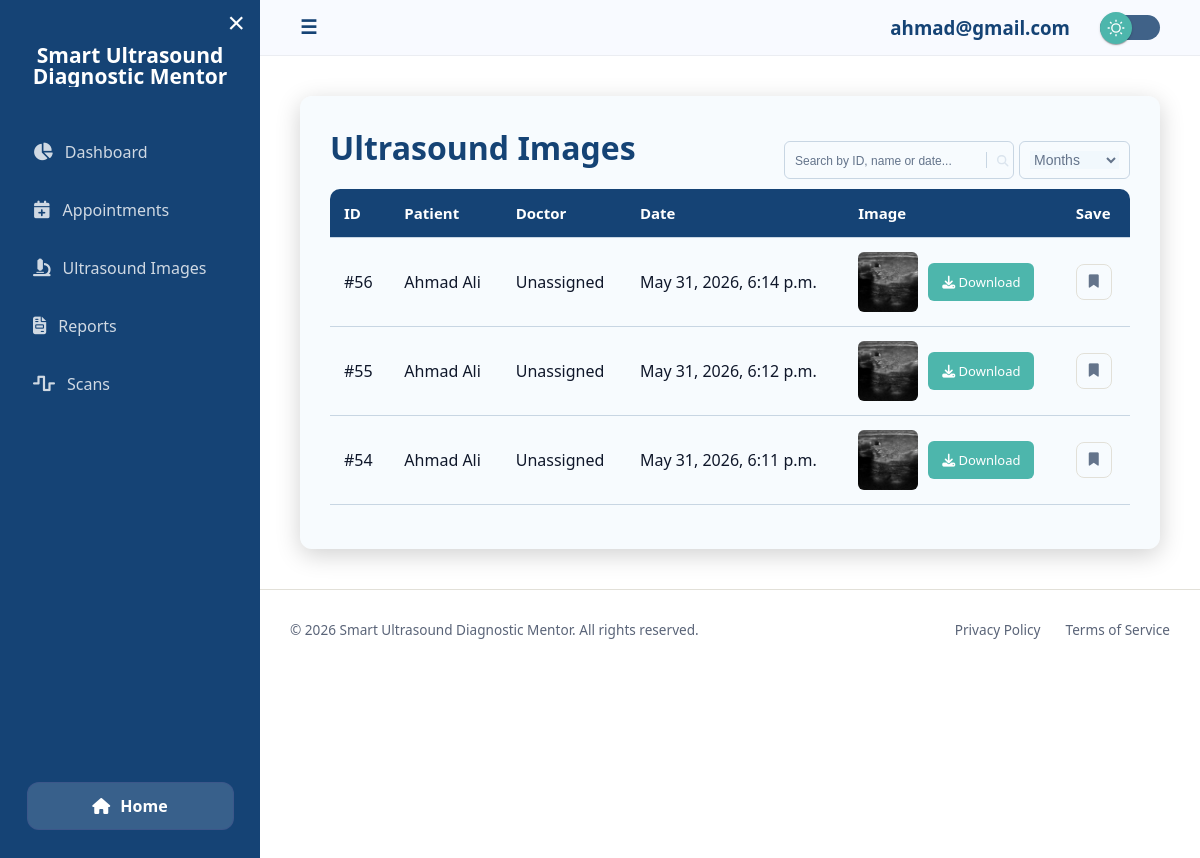
/view_ultrasound_images/ (signed in), run on the app's committed database.
### home/models.py (models this page shows, shortened)
class UltrasoundImage(models.Model):
    patient = models.ForeignKey(User, on_delete=models.CASCADE)
    doctor = models.ForeignKey(DoctorProfile, on_delete=models.CASCADE, null=True)
    image = models.ImageField(upload_to='ultrasound/')
    image_date = models.DateTimeField(default=timezone.now)

class DiagnosticReport(models.Model):
    user = models.ForeignKey(User, on_delete=models.CASCADE)
    image = models.ForeignKey(UltrasoundImage, on_delete=models.CASCADE)
    user_report_number = models.IntegerField(default=0)
    report_code = models.CharField(max_length=20, unique=True, null=True, blank=True)
    patient_name = models.CharField(max_length=150, null=True, blank=True)
    age = models.IntegerField(validators=[MinValueValidator(0)])
    gender = models.CharField(max_length=10)
    weight = models.FloatField(validators=[MinValueValidator(0.0)])
    prediction = models.CharField(max_length=100, default="Unknown")
    nodule_status = models.CharField(max_length=100, default="Unknown")
    summary = models.TextField(default="No summary")
    report_date = models.DateTimeField(default=timezone.now)

### home/views.py (the view)
# urls.py: path('view_ultrasound_images/', view_ultrasound_images, name='view_ultrasound_images'),
@login_required
def view_ultrasound_images(request):
    images = UltrasoundImage.objects.filter(
        patient=request.user
    ).order_by('-image_date')
    for img in images:
        report = DiagnosticReport.objects.filter(image=img).first()
        if report and report.patient_name:
            img.display_name = report.patient_name
        else:
            img.display_name = request.user.username
    bookmarked_ids = set(RecordBookmark.objects.filter(
        user=request.user, record_type='image'
    ).values_list('record_id', flat=True))
    return render(request, 'view_ultrasoundImages.html', {
        "images": images,
        "bookmarked_ids": bookmarked_ids,
    })

### SmartUltrasoundDiagnosticMentor/format_html_patch.py (called while the page is built)
def _compat_format_html(format_string, *args, **kwargs):
    if not args and not kwargs:
        return mark_safe(format_string)
    return _original_format_html(format_string, *args, **kwargs)

### home/context_processors.py (called while the page is built)
def navbar_profile(request):
    if not request.user.is_authenticated:
        return {'navbar_photo_url': None}
    photo_url = None
    try:
        role = request.user.userprofile.role
        if role == 'doctor':
            dp = request.user.doctor_profile
            if dp.profile_photo:
                photo_url = dp.profile_photo.url
        elif role == 'patient':
            pp = request.user.patient_profile
            if pp.profile_photo:
                photo_url = pp.profile_photo.url
    except Exception:
        pass
    return {'navbar_photo_url': photo_url}

### templates/view_ultrasoundImages.html (shortened to what this page needs)
{% extends "dashboard_base.html" %}
{% block content %}
<div class="appointment-container">
    <div class="top">
        <h1 class="title">Ultrasound Images</h1>
        <div class="search-filter-bar">
            <div class="search">
                <div class="search-box">
                    <div class="search-field">
                        <input id="searchInput" placeholder="Search by ID, name or date..." class="input" type="text"
                            autocomplete="off">
                        <div class="search-box-icon">
                            <button class="btn-icon-content">
                                <i class="search-icon">
                                </i>
                            </button>
                        </div>
                    </div>
                </div>
            </div>
            <div class="input-group">
                <select id="monthFilter">
                    <option value="">Months</option>
                </select>
            </div>
        </div>
    </div>
    {% if images %}
    <div class="table-wrapper">
        <table>
            <tr>
                <th>ID</th>
                <th>Patient</th>
                <th>Doctor</th>
                <th>Date</th>
                <th>Image</th>
                <th>Save</th>
            </tr>
            {% for image in images %}
            <tr class="image-row">
                <td class="id-cell">#{{ image.id }}</td>
                <td class="name-cell">
                    {{ image.display_name }}
                </td>
                <td class="doctor-cell">
                    {% if image.doctor %}
                        Dr. {{ image.doctor.user.get_full_name }}
                    {% else %}
                        Unassigned
                    {% endif %}
                </td>
                <td class="date-cell">{{ image.image_date }}</td>
                <td>
                    {% if image.image %}
                    <div style="display:flex; align-items:center; gap:10px;">
                        <img src="{{ image.image.url }}" width="60" height="60"
                            style="object-fit:cover; border-radius:6px;">
                        <a href="{{ image.image.url }}" download class="btn-main"><i class="fas fa-download"></i> Download</a>
                    </div>
                    {% else %}
                    No Image
                    {% endif %}
                </td>
                <td>
                    <button class="bm-btn{% if image.id in bookmarked_ids %} bookmarked{% endif %}"
                        data-type="image" data-id="{{ image.id }}"
                        title="Bookmark this record">
                        <i class="fas fa-bookmark"></i>
                    </button>
                </td>
            </tr>
            {% endfor %}
        </table>
    </div>
    {% else %}
    <p>No image available.</p>
    {% endif %}
</div>
{% endblock %}

### templates/dashboard_base.html (shortened to what this page needs)
{% load static %}
<!DOCTYPE html>
<html>
<head>
    <link rel="stylesheet" href="https://cdnjs.cloudflare.com/ajax/libs/font-awesome/6.4.0/css/all.min.css">
    <link rel="stylesheet" href="{% static 'css/dashboard.css' %}">
    <link rel="stylesheet" href="{% static 'css/darktheme.css' %}">
</head>
<body>
    <div class="layout">
        <aside class="sidebar" id="sidebar">
            <div class="sidebar-top">
                <button class="close-btn" onclick="toggleSidebar()">&times;</button>
                <div class="logo">
                    <h2>Smart Ultrasound <br> Diagnostic Mentor</h2>
                </div>
                <nav>
                    <a href="{% url 'dashboard' %}"><i class="fas fa-chart-pie"></i> Dashboard</a>
                    <a href="{% url 'view_appointment' %}"><i class="fas fa-calendar-plus"></i> Appointments</a>
                    <a href="{% url 'view_ultrasound_images' %}"><i class="fas fa-microscope"></i> Ultrasound Images</a>
                    <a href="{% url 'view_reports' %}"><i class="fas fa-file-invoice"></i> Reports</a>
                    <a href="{% url 'view_scan_history' %}"><i class="fas fa-wave-square"></i> Scans</a>
                </nav>
            </div>
            <div class="sidebar-bottom">
                <a href="{% url 'home' %}" class="home-btn">
                    <i class="fas fa-home-alt"></i> Home
                </a>
            </div>
        </aside>
        <div class="main">
            <header class="topbar">
                <div class="leftbar">
                    <button class="menu-btn" onclick="toggleSidebar()">☰</button>
                </div>
                <div class="rightbar">
                    <h3>{{ request.user.username }}</h3>
                    <label class="ui-switch me-2">
                        <div class="slider">
                            <div class="circle"></div>
                        </div>
                    </label>
                </div>
            </header>
            <section class="content">
                {% block content %}
                {% endblock %}
            </section>
    {% include 'footer2.html' %}
        </div>
    </div>
</body>
</html>

### templates/footer2.html (shortened to what this page needs)
<div class="footer-bottom">
    <p>&copy; 2026 Smart Ultrasound Diagnostic Mentor. All rights reserved.</p>
    <div class="footer-bottom-links">
        <a href="#">Privacy Policy</a>
        <a href="#">Terms of Service</a>
    </div>
</div>

### static/css/darktheme.css (style rules this page uses)
.ui-switch { display: flex; align-items: center; --switch-bg: rgb(135, 150, 165); --switch-width: 60px; --switch-height: 25px; --circle-diameter: 32px; --circle-bg: rgb(0, 56, 146); --circle-inset: calc((var(--circle-diameter) - var(--switch-height)) / 2); }
.slider { -webkit-appearance: none; -moz-appearance: none; appearance: none; width: var(--switch-width); height: var(--switch-height); background: #406288; border-radius: 999px; position: relative; cursor: pointer; }
.slider .circle { top: calc(var(--circle-inset) * -1); left: 0; width: var(--circle-diameter); height: var(--circle-diameter); position: absolute; background: var(--accent-dim2); border-radius: inherit; background-repeat: no-repeat; background-position: center center; -webkit-transition: left 150ms cubic-bezier(0.4, 0, 0.2, 1) 0ms, -webkit-transform 150ms cubic-bezier(0.4, 0, 0.2, 1) 0ms; -o-transition: left 150ms cubic-bezier(0.4, 0, 0.2, 1) 0ms, transform 150ms cubic-bezier(0.4, 0, 0.2, 1) 0ms; transition: left 150ms cubic-bezier(0.4, 0, 0.2, 1) 0ms, transform 150ms cubic-bezier(0.4, 0, 0.2, 1) 0ms, -webkit-transform 150ms cubic-bezier(0.4, 0, 0.2, 1) 0ms; display: -webkit-box; display: -ms-flexbox; display: flex; -webkit-box-align: center; -ms-flex-align: center; align-items: center; -webkit-box-pack: center; -ms-flex-pack: center; justify-content: center; box-shadow: 0px 2px 1px -1px rgba(0, 0, 0, 0.2), 0px 1px 1px 0px rgba(0, 0, 0, 0.14), 0px 1px 3px 0px rgba(0, 0, 0, 0.12); ; }
.slider .circle::before { content: ""; position: absolute; width: 100%; height: 100%; background: rgba(255, 255, 255, 0.75); border-radius: inherit; -webkit-transition: all 500ms; -o-transition: all 500ms; transition: all 500ms; opacity: 0; }
body { background: var(--bg-base) !important; color: var(--text-primary) !important; transition: 0.3s ease; }
.input::placeholder { color: var(--text-secondary); }

### templates/footer2.html (style rules this page uses)
.footer-bottom { width: 100%; padding: 30px; border-top: 1px solid var(--border); display: flex; justify-content: space-between; align-items: center; flex-wrap: wrap; gap: 20px; }
.footer-bottom p { color: var(--text-muted); font-size: 0.85rem; margin: 0; }
.footer-bottom-links { display: flex; gap: 25px; }
.footer-bottom-links a { color: var(--text-muted); text-decoration: none; font-size: 0.85rem; transition: 0.2s; }

### data on the page
UltrasoundImage: id "56", display_name "Ahmad Ali", shows "Unassigned", image_date "May 31, 2026, 6:14 p.m.", image (picture)
UltrasoundImage: id "55", display_name "Ahmad Ali", shows "Unassigned", image_date "May 31, 2026, 6:12 p.m.", image (picture)
UltrasoundImage: id "54", display_name "Ahmad Ali", shows "Unassigned", image_date "May 31, 2026, 6:11 p.m.", image (picture)

### other printed values
{{ request.user.username }} "ahmad@gmail.com"
